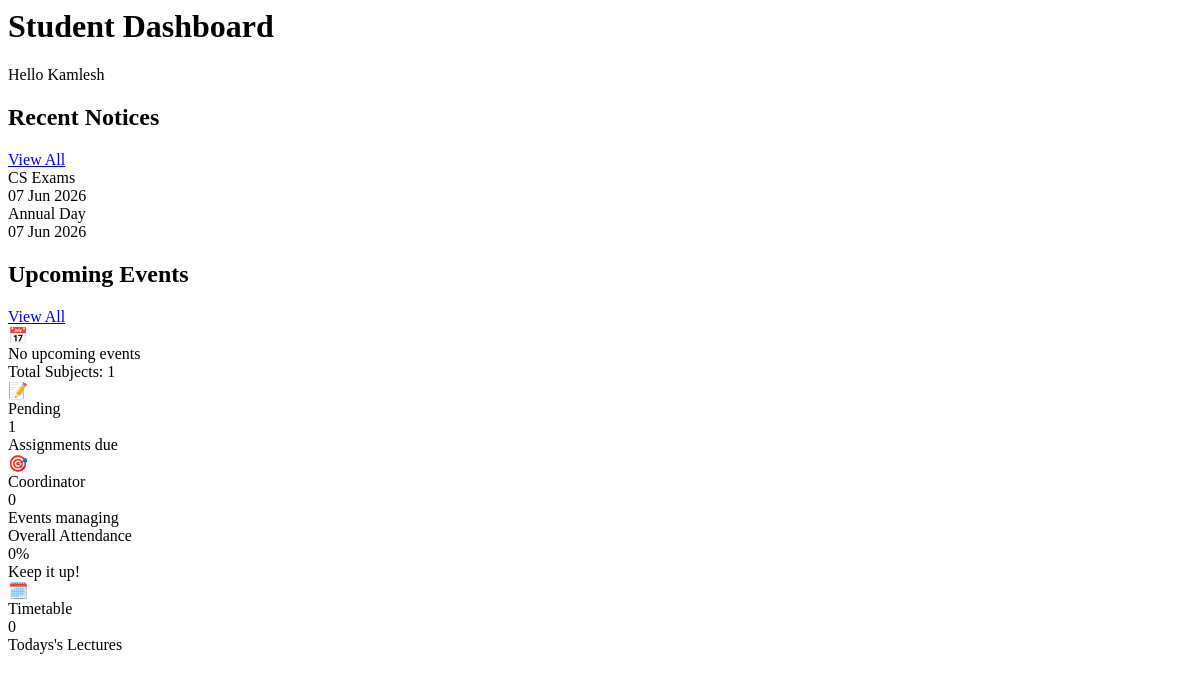
/student/dashboard/ (signed in), run on an earlier commit of the app's database.
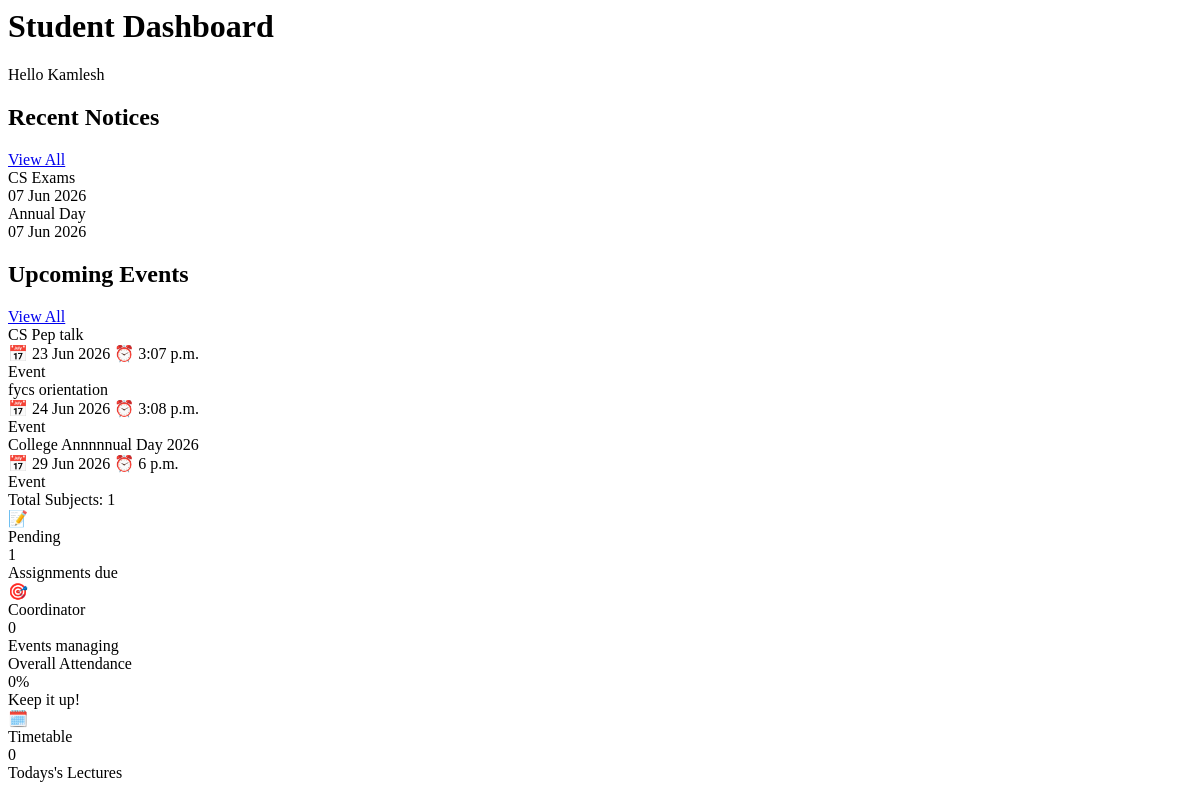
And on a later commit of the database.
### users/models.py (models this page shows, shortened)
class Profile(models.Model):
    ROLE_CHOICES=(
        ('ADMIN','Admin'),
        ('FACULTY','Faculty'),
        ('STUDENT','Student')
    )
    user=models.OneToOneField(User,on_delete=models.CASCADE)
    full_name=models.CharField(max_length=100,default="")
    role=models.CharField(max_length=20,choices=ROLE_CHOICES)
    department = models.ForeignKey(
    Department,
    on_delete=models.PROTECT,
    null=True,
    blank=True
)
    academic_class=models.ForeignKey(AcademicClass, on_delete=models.PROTECT, null=True,blank=True)
    phone=models.CharField(max_length=10,blank=True)
    bio=models.TextField(blank=True)
    profile_photo=models.ImageField(
        upload_to='profile_photos/',
        blank=True,
        null=True
    )

### academics/models.py (models this page shows, shortened)
class Notice(models.Model):
    NOTICE_TYPE_CHOICES=(
        ("GENERAL","General"),
        ("DEPARTMENT","Department"),
        ("CLASS","Class")
    )
    title=models.CharField(max_length=200)
    content=models.TextField(blank=True)
    created_by=models.ForeignKey("users.Profile",on_delete=models.PROTECT)
    notice_type=models.CharField(max_length=20,choices=NOTICE_TYPE_CHOICES)
    department=models.ForeignKey(Department, on_delete=models.PROTECT, blank=True,null=True)
    academic_class=models.ForeignKey(AcademicClass,on_delete=models.PROTECT, blank=True,null=True)
    attachment=models.FileField(upload_to="notices/", blank=True, null=True)
    created_at=models.DateTimeField(auto_now_add=True)

class Event(models.Model):
    EVENT_TYPE_CHOICES=(
        ("GENERAL","General"),
        ("DEPARTMENT","Department"),
        ("CLASS","Class")
    )
    title=models.CharField(max_length=200)
    description=models.TextField(blank=True)
    event_type=models.CharField(max_length=20,choices=EVENT_TYPE_CHOICES)
    department=models.ForeignKey(Department, on_delete=models.PROTECT, null=True,blank=True)
    academic_class=models.ForeignKey(AcademicClass, on_delete=models.PROTECT,null=True,blank=True)
    event_date=models.DateField()
    start_time=models.TimeField()
    end_time=models.TimeField()
    venue=models.CharField(max_length=100)
    poster=models.FileField(upload_to="events/", blank=True, null=True)
    google_form_link=models.URLField(blank=True)
    created_by=models.ForeignKey("users.Profile",on_delete=models.PROTECT,related_name="created_events")
    faculty_incharge = models.ForeignKey(
        "users.Profile",
        on_delete=models.PROTECT,
        related_name="managed_events"
    )
    is_active = models.BooleanField(
        default=True
    )
    created_at = models.DateTimeField(
        auto_now_add=True
    )

### core/views.py (the view)
# urls.py: path('student/dashboard/',views.student_dashboard,name="student_dashboard"),
@login_required
def student_dashboard(request):
    profile=request.user.profile
    student_class = profile.academic_class
    student_department = student_class.department
    recent_notices = (
    Notice.objects.filter(
        Q(notice_type="GENERAL")
        |
        Q(
            notice_type="DEPARTMENT",
            department=student_department
        )
        |
        Q(
            notice_type="CLASS",
            academic_class=student_class
        )
    )
    .order_by("-created_at")[:5]
    )
    notice_count = (
    Notice.objects.filter(
        Q(notice_type="GENERAL")
        |
        Q(
            notice_type="DEPARTMENT",
            department=student_department
        )
        |
        Q(
            notice_type="CLASS",
            academic_class=student_class
        )
    )
    .count()
    )
    upcoming_events = (
        Event.objects.filter(
            Q(event_type="GENERAL")
            |
            Q(
                event_type="DEPARTMENT",
                department=student_department
            )
            |
            Q(
                event_type="CLASS",
                academic_class=student_class
            ),
            event_date__gte=timezone.now(),
            is_active=True
        )
        .order_by("event_date")[:5]
    )
    upcoming_events_count = (
    Event.objects.filter(
        Q(event_type="GENERAL")
        |
        Q(
            event_type="DEPARTMENT",
            department=student_department
        )
        |
        Q(
            event_type="CLASS",
            academic_class=student_class
        ),
        event_date__gte=timezone.now(),
        is_active=True
    )
    .count()
)
    total_subjects = Subject.objects.filter(
    academic_class=student_class
).count()
    class_assignments = Assignment.objects.filter(
    faculty_subject__subject__academic_class=student_class
)
    submitted_assignments = AssignmentSubmission.objects.filter(
    student=profile
).values_list(
    "assignment_id",
    flat=True
)
    pending_assignments = class_assignments.exclude(
    id__in=submitted_assignments
).order_by("due_date")
    pending_assignments_count = pending_assignments.count()
    coordinator_events_count = (
    EventCoordinator.objects.filter(
        student=profile
    ).count()
)
    total_lectures = AttendanceRecord.objects.filter(
    student=profile
).count()
    present_lectures = AttendanceRecord.objects.filter(
    student=profile,
    is_present=True
).count()
    if total_lectures > 0:
        attendance_percentage = round(
            (present_lectures / total_lectures) * 100,
            1
        )
    else:
        attendance_percentage = 0
    coordinator_events_count = EventCoordinator.objects.filter(
    student=profile
).count()
    today=datetime.now().strftime("%A").upper()
    today_lectures=Timetable.objects.filter(
        faculty_subject__subject__academic_class=student_class,day=today
    )
    today_lectures_count=today_lectures.count()
    context = {
    "name": profile.full_name,
    "recent_notices": recent_notices,
    "notice_count": notice_count,
    "upcoming_events":upcoming_events,
    "upcoming_events_count":upcoming_events_count,
    "total_subjects": total_subjects,
    "pending_assignments": pending_assignments[:5],
    "pending_assignments_count": pending_assignments_count,
    "coordinator_events_count":coordinator_events_count,
    "attendance_percentage": attendance_percentage,
    "today_lectures_count":today_lectures_count,
    }
    return render(
        request,
        "student/dashboard.html",
        context
    )

### templates/student/dashboard.html
<h1>Student Dashboard</h1>
<p>Hello {{ name }}</p>
<div class="activity-card">
    <div class="activity-header">
        <h2 class="activity-title">Recent Notices</h2>
        <a href="{% url 'student_notices' %}"> View All</a>
    </div>
    {% for notice in recent_notices %}
        <div class="activity-item">
            <div class="activity-item-title">
                {{ notice.title }}
            </div>
            <div class="activity-item-meta">
                {{ notice.created_at|date:"d M Y" }}
            </div>
        </div>
    {% empty %}
        <div class="empty-state">
            <div class="empty-text">
                No notices available.
            </div>
        </div>
    {% endfor %}
<div class="activity-card">
    <div class="activity-header">
        <h2 class="activity-title">Upcoming Events</h2>
        <a href="{% url 'student_events' %}"> View All</a>
    </div>
    {% for event in upcoming_events %}
    <div class="activity-item">
        <div class="activity-item-content">
            <div class="activity-info">
                <div class="activity-item-title">
                    {{ event.title }}
                </div>
                <div class="activity-item-meta">
                    <span>📅</span>
                    <span>
                        {{ event.event_date|date:"d M Y" }}
                    </span>
                    <span>⏰</span>
                    <span>
                        {{ event.start_time }}
                    </span>
                </div>
            </div>
            <span class="activity-badge badge-event">
                Event
            </span>
        </div>
    </div>
    {% empty %}
    <div class="empty-state">
        <div class="empty-icon">
            📅
        </div>
        <div class="empty-text">
            No upcoming events
        </div>
    </div>
    {% endfor %}
    <div class="stat-value">
        Total Subjects:
        {{ total_subjects }}
    </div>
    <div class="stat-card assignments">
        <div class="stat-header">
            <div class="stat-icon pink">📝</div>
        </div>
        <div class="stat-label">Pending</div>
        <div class="stat-value">{{ pending_assignments_count }}</div>
        <div class="stat-subtitle">Assignments due</div>
    </div>
    <div class="stat-card coordinator" >
        <div class="stat-header">
            <div class="stat-icon green">🎯</div>
        </div>
        <div class="stat-label">Coordinator</div>
        <div class="stat-value">{{ coordinator_events_count }}</div>
        <div class="stat-subtitle">Events managing</div>
    </div>
    <div class="stat-card attendance" >
        <div class="stat-label">Overall Attendance</div>
        <div class="attendance-ring-wrapper">
            <div class="attendance-ring">
                <span class="attendance-percentage">{{ attendance_percentage }}%</span>
            </div>
            <div>
                <div class="stat-subtitle">Keep it up!</div>
            </div>
        </div>
    </div>
    <div class="stat-card timetable" >
        <div class="stat-header">
            <div class="stat-icon indigo">🗓️</div>
        </div>
        <div class="stat-label">Timetable</div>
        <div class="stat-value">{{ today_lectures_count }}</div>
        <div class="stat-subtitle">Todays's Lectures</div>
    </div>
</div>
</div>

What changed in the data, as far as the page shows it:
added Event: title "CS Pep talk", event_date "23 Jun 2026", start_time "3:07 p.m."
added Event: title "fycs orientation", event_date "24 Jun 2026", start_time "3:08 p.m."
added Event: title "College Annnnnual Day 2026", event_date "29 Jun 2026", start_time "6 p.m."
Also different on the page:
text no longer shown: "📅 No upcoming events"
